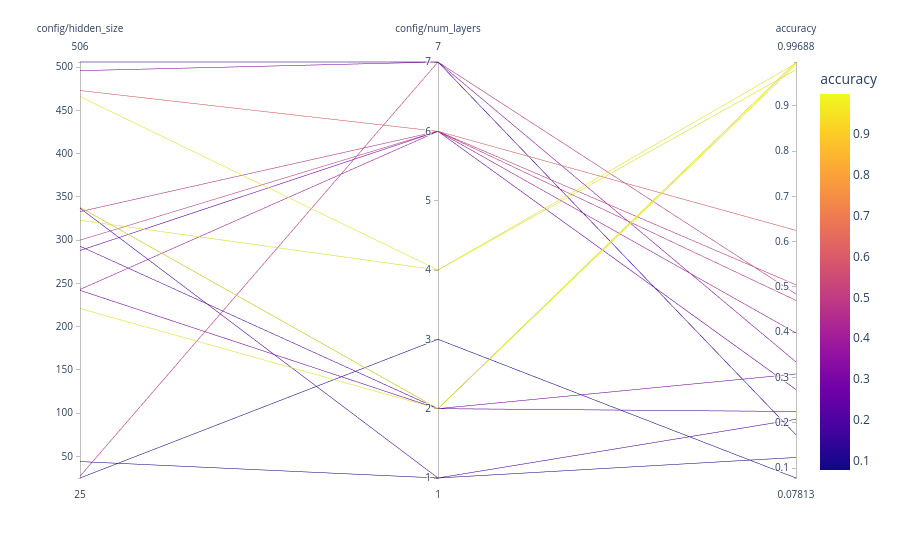

Notebook source saved alongside this figure:
### Code cell
visualize.parallel_plot(analysis, columns)

### Figure 1 — Plotly figure (JSON) as saved in the notebook; plotly's stock layout.template omitted (floating-point values rounded to 4 significant figures)
{"data": [{"dimensions": [{"label": "config/hidden_size", "values": [473, 27, 338, 496, 466, 243, 333, 25, 221, 44, 300, 323, 288, 242, 293, 338, 506, 337]}, {"label": "config/num_layers", "values": [6, 7, 2, 7, 4, 6, 6, 3, 2, 1, 6, 4, 6, 2, 2, 2, 7, 1]}, {"label": "accuracy", "values": [0.625, 0.4844, 0.9969, 0.3344, 0.9938, 0.3984, 0.4703, 0.07812, 0.9906, 0.1234, 0.5047, 0.9797, 0.2734, 0.3078, 0.225, 0.9953, 0.1734, 0.2078]}], "domain": {"x": [0, 1], "y": [0, 1]}, "line": {"color": [0.625, 0.4844, 0.9969, 0.3344, 0.9938, 0.3984, 0.4703, 0.07812, 0.9906, 0.1234, 0.5047, 0.9797, 0.2734, 0.3078, 0.225, 0.9953, 0.1734, 0.2078], "coloraxis": "coloraxis"}, "name": "", "type": "parcoords"}], "layout": {"coloraxis": {"colorbar": {"title": {"text": "accuracy"}}, "colorscale": [[0, "#0d0887"], [0.1111, "#46039f"], [0.2222, "#7201a8"], [0.3333, "#9c179e"], [0.4444, "#bd3786"], [0.5556, "#d8576b"], [0.6667, "#ed7953"], [0.7778, "#fb9f3a"], [0.8889, "#fdca26"], [1, "#f0f921"]]}, "legend": {"tracegroupgap": 0}, "margin": {"t": 60}}}
